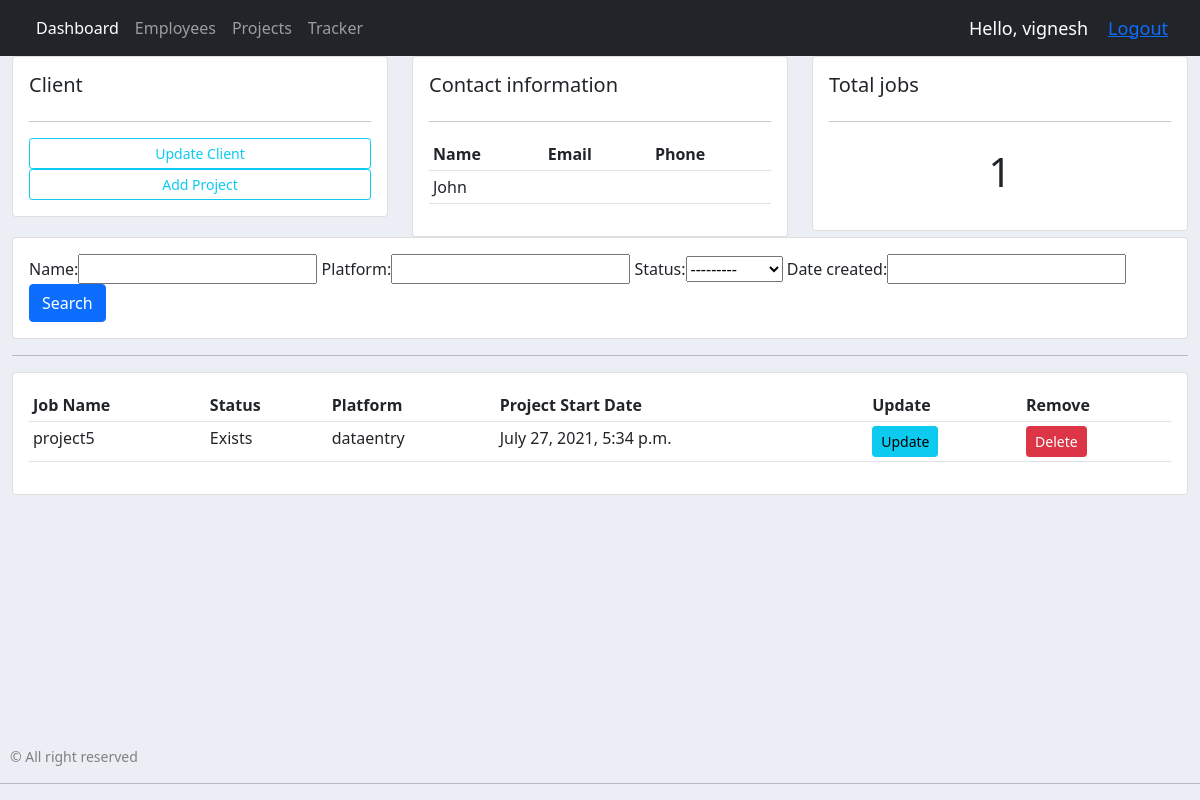
Page /client/1 (signed in) on the earlier database version.
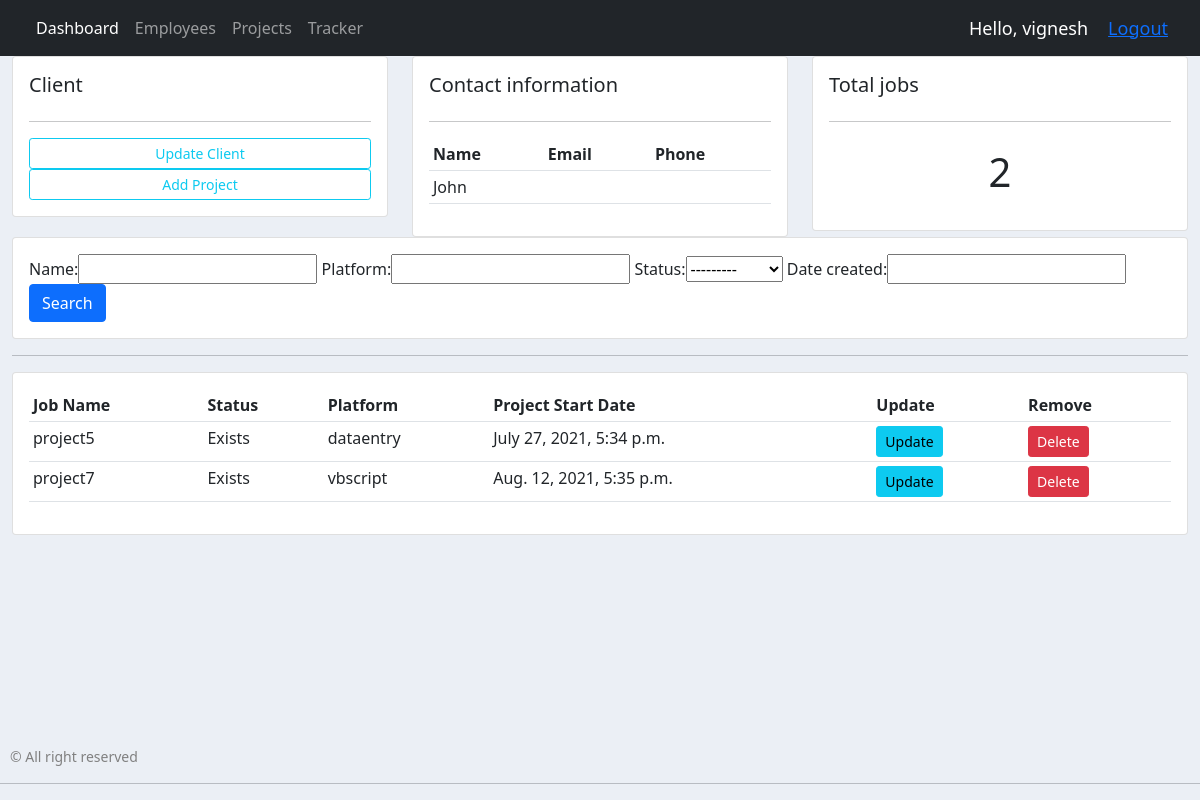
Same page on the later database version.
### jobs/models.py (models this page shows, shortened)
class Project(models.Model):
    PROJECTSTATUS = (
        ('Exists', 'Exists'),
        ('Not Exists', 'Not Exists'),
    )
    name = models.CharField(max_length=200, null=True)
    client = models.ForeignKey(Client, null=True, on_delete=models.SET_NULL)
    country = models.CharField(max_length=200, null=True)
    platform = models.CharField(max_length=200, null=True)
    type = models.CharField(max_length=200, null=True)
    handled = models.ManyToManyField(Employee)
    status = models.CharField(max_length=200, null=True, choices=PROJECTSTATUS)
    date_created = models.DateTimeField(auto_now_add=True, null=True)

### jobs/decorators.py (the view)
        def wrapper_func(request, *args, **kwargs):
            group = None
            if request.user.groups.exists():
                group = request.user.groups.all()[0].name
            if group in allowed_roles:
                return view_func(request, *args, **kwargs)
            else:
                return HttpResponse('You are not authorized to view this page.')

### jobs/models.py (called while the page is built)
    def __str__(self):
        return self.name

### jobs/views.py (called while the page is built)
@login_required(login_url='login')
@allowed_users(allowed_roles=['admin'])
def clients(request, pk_test):
    client = Client.objects.get(id=pk_test)
    proj = Project.objects.all()
    client_proj = proj.filter(client=client)
    myFilter = ProjectFilter(request.GET, queryset=client_proj)
    client_proj = myFilter.qs
    context = {'client':client, 'client_proj':client_proj, 'client_proj_count':client_proj.count(), 'myFilter':myFilter}
    return render(request, 'jobs/client.html', context)

### jobs/templates/jobs/client.html
{% extends 'jobs/main.html' %}
{% block content %}
<div class="row">
    <div class="col-md">
        <div class="card card-body">
            <h5>Client</h5>
            <hr>
            <a class="btn btn-outline-info  btn-sm btn-block" href="">Update Client</a>
			<a class="btn btn-outline-info  btn-sm btn-block" href="{% url 'create_project' client.id %}">Add Project</a>
        </div>
    </div>
    <div class="col-md">
        <div class="card card-body">
            <h5>Contact information</h5>
            <hr>
            <table class="table table-sm">
                <tr>
                    <th>Name</th>
                    <th>Email</th>
                    <th>Phone</th>
                </tr>
                <tr>
                    <td>{{client}}</td>
                    <td></td>
                    <td></td>
                </tr>
            </table>
        </div>
    </div>
    <div class="col-md">
        <div class="card card-body">
            <h5>Total jobs</h5>
            <hr>
            <h1 style="text-align: center;padding: 10px">{{client_proj_count}}</h1>
        </div>
    </div>
</div>
<div class="row">
	<div class="col">
		<div class="card card-body">
			<form method="get">
                {{myFilter.form}}
		    <button class="btn btn-primary" type="submit">Search</button>
		  </form>
		</div>
	</div>
</div>
<div class="row">
    <div class="col-md">
        <hr>
        <div class="card card-body">
            <table class="table table-sm">
                <tr>
                    <th>Job Name</th>
                    <th>Status</th>
                    <th>Platform</th>
                    <th>Project Start Date</th>
                    <th>Update</th>
                    <th>Remove</th>
                </tr>
                {% for i in client_proj %}
                    <tr>
                        <td>{{i.name}}</td>
                        <td>{{i.status}}</td>
                        <td>{{i.platform}}</td>
                        <td>{{i.date_created}}</td>
                        <td><a class="btn btn-sm btn-info" href="{% url 'update_project' i.id %}">Update</a></td>
                        <td><a class="btn btn-sm btn-danger" href="{% url 'delete_function' i.id 'project' %}">Delete</a></td>
                    </tr>
                {% endfor %}
            </table>
        </div>
    </div>
</div>
{% endblock content %}

Differences in the rows shown:
added Project: name "project7", status "Exists", platform "vbscript", date_created "Aug. 12, 2021, 5:35 p.m."
Other differences:
{{ client_proj_count }}: "1" → "2"
